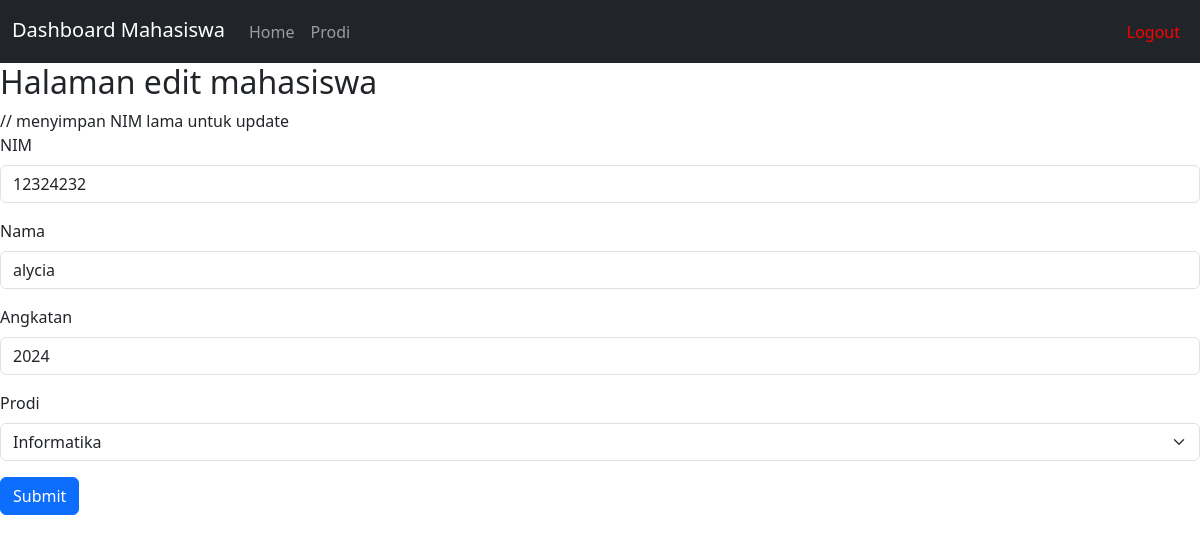
/edit.php?nim=12324232, run on the app's committed database.
### tables this page shows
CREATE TABLE `mahasiswa` (
  `nim` varchar(20) NOT NULL,
  `nama` varchar(100) DEFAULT NULL,
  `angkatan` int(10) DEFAULT NULL,
  `id_prodi` int(11) NOT NULL
);

### edit.php (the view, shortened to what this page needs)
<?php
include 'koneksi.php';
    $nim = $_GET['nim'];
    $query = mysqli_query($koneksi, "select * from mahasiswa WHERE nim=$nim");
    $data = mysqli_fetch_array($query);
    $sql_prodi = "SELECT id_prodi, nama_prodi FROM prodi";
    $result_prodi = $koneksi->query($sql_prodi);
?>
<!DOCTYPE html>
<html lang="en">
<head>
    <link href="https://cdn.jsdelivr.net/npm/bootstrap@5.3.3/dist/css/bootstrap.min.css" rel="stylesheet">
</head>
<body>
    <nav class="navbar navbar-expand-lg navbar-dark bg-dark">
        <div class="container-fluid">
            <h3 class="navbar-brand" style="padding-top: 10px;">Dashboard Mahasiswa</h3>
            <div class="collapse navbar-collapse" id="navbarNav">
                <ul class="navbar-nav me-auto mb-2 mb-lg-0">
                    <li class="nav-item">
                        <a class="nav-link" aria-current="page" href="dashboard.php">Home</a> </li>
                    <li class="nav-item">
                        <a class="nav-link" href="prodi.php">Prodi</a> </li>
                </ul>
                <ul class="navbar-nav">
                    <li class="nav-item">
                        <a class="nav-link logout-link" style="color: red !important;" href="logout.php">Logout</a>
                    </li>
                </ul>
            </div>
        </div>
    </nav>
<div class="form" >
    <h2>Halaman edit mahasiswa</h2>
    <form action="update.php" method="POST">
        <input type="hidden" name="old_nim" value="<?=$data['nim']?>"> // menyimpan NIM lama untuk update
        <div class="mb-3">
            <label for="nim" class="form-label">NIM</label>
            <input type="text" class="form-control" id="nim" name="nim" value="<?=$data['nim']?>">
        </div>
        <div class="mb-3">
            <label for="nama" class="form-label">Nama</label>
            <input type="text" class="form-control" id="nama" name="nama" value="<?=$data['nama']?>">
        </div>
        <div class="mb-3">
            <label for="angkatan" class="form-label">Angkatan</label>
            <input type="number" class="form-control" id="angkatan" name="angkatan" value="<?=$data['angkatan']?>">
        </div>
        <div class="mb-3">
            <label for="prodi" class="form-label">Prodi</label>
            <select class="form-select" id="prodi" name="prodi" value="<?=$data['id_prodi']?>">
            <?php
                if ($result_prodi->num_rows > 0) {
                $result_prodi->data_seek(0);
                    while ($row_prodi = $result_prodi->fetch_assoc()) {
                    $selected = ($row_prodi['id_prodi'] == $data['id_prodi']) ? 'selected' : '';
                    echo "<option value='" . htmlspecialchars($row_prodi['id_prodi']) . "' $selected>" . htmlspecialchars($row_prodi['nama_prodi']) . "</option>";
}
                } else { echo "<option value=''>Tidak ada prodi</option>";}?>
            </select>
            </div>
        <button type="submit" class="btn btn-primary">Submit</button>
    </form>
</div>
</body>
</html>

### data on the page
mahasiswa: nim "12324232", nama "alycia", angkatan "2024"

### other printed values
form field prodi "Informatika"
